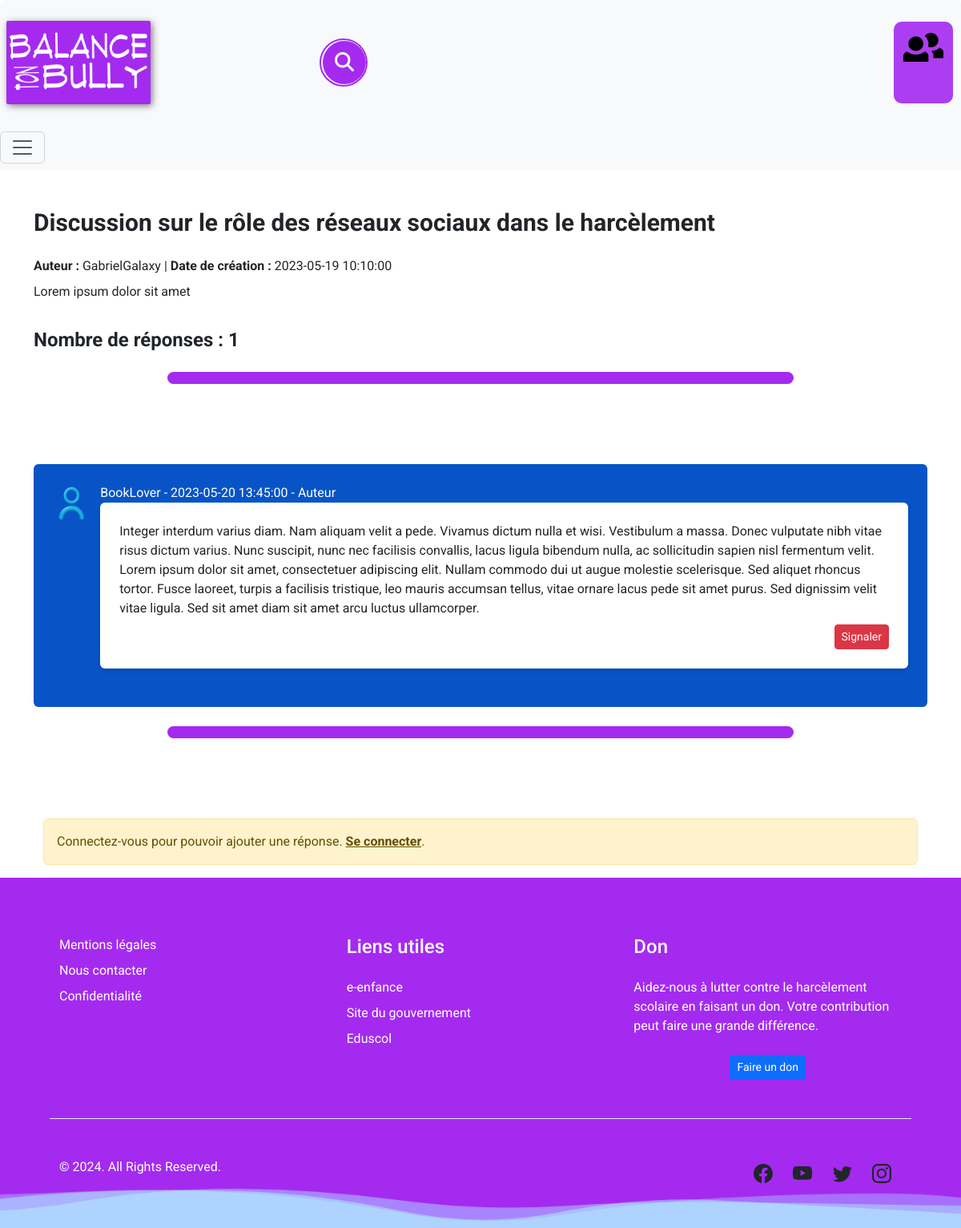
Screenshot of /pages/sujet.php?id=38 with the database file from the repository.
### tables this page shows
CREATE TABLE `sujets_forum` (
    `id` int(11) NOT NULL AUTO_INCREMENT,
    `id_utilisateur` int(11) NOT NULL,
    `titre` varchar(255) NOT NULL,
    `contenu` text NOT NULL,
    `date_creation` datetime NOT NULL,
    `date_mise_a_jour` datetime DEFAULT NULL,
    PRIMARY KEY (`id`),
    CONSTRAINT `fk_sujets_utilisateur` FOREIGN KEY (`id_utilisateur`) REFERENCES `utilisateurs` (`id`)
);

CREATE TABLE `utilisateurs` (
    `id` int(11) NOT NULL AUTO_INCREMENT,   
    `firstName` varchar(255),      
    `name` varchar(255),           
    `userName` varchar(255) NOT NULL,       
    `mail` varchar(255) NOT NULL,           
    `photo_avatar` varchar(255) DEFAULT '/Balance_ton_bully/assets/avatarProfil.png', 
    `password` varchar(255) NOT NULL,       
    `token` varchar(50) DEFAULT NULL,
    `id_role` int(11) DEFAULT 2,             
    est_supprime BOOLEAN DEFAULT FALSE,
    PRIMARY KEY (`id`)                      
);

CREATE TABLE `reponses_forum` (
    `id_reponse` int(11) NOT NULL AUTO_INCREMENT,
    `id_sujet` int(11) NOT NULL,
    `id_utilisateur` int(11) NOT NULL,
    `contenu` text NOT NULL,
    `date_creation` datetime NOT NULL,
    PRIMARY KEY (`id_reponse`),
    CONSTRAINT `fk_reponses_sujets` FOREIGN KEY (`id_sujet`) REFERENCES `sujets_forum` (`id`),
    CONSTRAINT `fk_reponses_utilisateur` FOREIGN KEY (`id_utilisateur`) REFERENCES `utilisateurs` (`id`)
);

### pages/sujet.php (the view, shortened to what this page needs)
<?php
try {
    $dbh = dbConnexion();
    $elementsParPage = 8;
    $page = isset($_GET['page']) ? intval($_GET['page']) : 1;
    $offset = ($page - 1) * $elementsParPage;
    if(isset($_GET['id']) && is_numeric($_GET['id'])) {
        $idSujet = $_GET['id'];
        $sql = "SELECT sujets_forum.*, utilisateurs.userName AS nom_auteur
                FROM sujets_forum
                LEFT JOIN utilisateurs ON sujets_forum.id_utilisateur = utilisateurs.id
                WHERE  sujets_forum.id = :id";
        $stmt = $dbh->prepare($sql);
        $stmt->bindParam(':id', $idSujet, PDO::PARAM_INT);
        $stmt->execute();
        if ($stmt->rowCount() > 0) {
            $row = $stmt->fetch(PDO::FETCH_ASSOC);
            $sqlCount = "SELECT COUNT(*) AS total FROM reponses_forum WHERE id_sujet = :id";
            $stmtCount = $dbh->prepare($sqlCount);
            $stmtCount->bindParam(':id', $idSujet, PDO::PARAM_INT);
            $stmtCount->execute();
            $totalReponses = $stmtCount->fetch(PDO::FETCH_ASSOC)['total'];
            ?>
            <!DOCTYPE html>
            <html lang="fr">
            <head>
                <link href="https://cdn.jsdelivr.net/npm/tailwindcss@2.2.19/dist/tailwind.min.css" rel="stylesheet">
                <link rel="stylesheet" href="../../css/style.css">
            </head>
            <?php include('../includes/headerNav.php')?>
            <body>
            <div class="container mt-5 mx-auto max-w-6xl">
                <h1 class="text-3xl font-bold mb-4"><?= $row['titre'] ?></h1>
                <p class="mb-2"><strong>Auteur :</strong> <?= $row['nom_auteur'] ?> | <strong>Date de création :</strong> <?= $row['date_creation'] ?></p>
                <p class="mb-8"><?= $row['contenu'] ?></p>
                <?php echo '<h2 class="text-2xl font-bold mb-4">Nombre de réponses : ' . $totalReponses . '</h2>';?>
                <div class="transition"></div>
                <?php
                echo '<div style="background-color: #0854C7;" class="p-4 rounded-md mb-4">';
                $sqlReponses = "SELECT reponses_forum.*, utilisateurs.userName AS nom_auteur_reponse, utilisateurs.photo_avatar
                                FROM reponses_forum
                                LEFT JOIN utilisateurs ON reponses_forum.id_utilisateur = utilisateurs.id
                                WHERE id_sujet = :id
                                ORDER BY reponses_forum.date_creation ASC
                                LIMIT :offset, :elementsParPage";
                $stmtReponses = $dbh->prepare($sqlReponses);
                $stmtReponses->bindParam(':id', $idSujet, PDO::PARAM_INT);
                $stmtReponses->bindParam(':offset', $offset, PDO::PARAM_INT);
                $stmtReponses->bindParam(':elementsParPage', $elementsParPage, PDO::PARAM_INT);
                $stmtReponses->execute();
                if ($stmtReponses->rowCount() > 0) {
                    $reponses = $stmtReponses->fetchAll(PDO::FETCH_ASSOC);
                    foreach($reponses as $rowReponse) {
                        $estAuteur = isset($_SESSION['nickName']) && $_SESSION['nickName'] === $rowReponse['nom_auteur_reponse'];
                        echo '<div class="response-item d-flex mb-4">';
                        echo '<div class="avatar-container mr-3">';
                        echo '<img src="' . $rowReponse['photo_avatar'] . '" alt="Avatar" style="width: 50px; height: 50px; border-radius: 50%;">';
                        echo '</div>';
                        echo '<div class="w-full"> ';
                        echo '<div class="d-flex">';
                        echo '<div class="auteur-info text-white">';
                        if ($rowReponse['id_sujet'] === $row['id']) {
                            echo $rowReponse['nom_auteur_reponse'] . ' - ' . $rowReponse['date_creation'] . ' - Auteur ';
                        } else {
                            echo $rowReponse['nom_auteur_reponse'] . ' - ' . $rowReponse['date_creation'];
                        }
                        echo '</div>';
                        echo '</div>';
                        echo '<div class="bg-white shadow-md rounded-md p-4">';
                        echo '<p class="mb-2">' . $rowReponse['contenu'] . '</p>';
                        echo '<div class="flex justify-end">';
                        if (!$estAuteur) {
                            echo '<button onclick="signalerReponse(' . $rowReponse['id_reponse'] . ')" class="btn btn-danger btn-sm">Signaler</button>';
                        }
                        echo '</div>';
                        echo '</div>';
                        echo '</div>';
                        echo '</div>';
                    }
                } else {
                    echo "<p class='text-gray-500'>Aucune réponse trouvée pour ce sujet.</p>";
                }
                echo '</div>';
                ?>
                <div class="transition"></div>
                <?php if (isset($_SESSION['nickName'])) : ?>
                    <div class="mt-5">
                        <h2 class="text-2xl font-bold mb-4">Ajouter une réponse</h2>
                        <form action="../pages/ajouterReponse.php" method="post">
                            <div class="form-group">
                                <label for="contenuReponse">Contenu de la réponse :</label>
                                <textarea class="form-control" id="contenuReponse" name="contenuReponse" rows="4" required></textarea>
                            </div>
                            <input type="hidden" name="idSujet" value="<?= $idSujet ?>">
                            <button type="submit" class="btn btn-primary mt-3">Envoyer</button>
                        </form>
                    </div>
                <?php else : ?>
                    <div class="container mt-5">
                        <div class="alert alert-warning" role="alert">
                            Connectez-vous pour pouvoir ajouter une réponse. <a href="../php/connexion.php" class="alert-link">Se connecter</a>.
                        </div>
                    </div>
                <?php endif; ?>
            </div>
            <?php include('../includes/footer.php') ?>
            </body>
            </html>
            <?php
        } else {
            echo "<p class='text-gray-500'>Aucun sujet trouvé avec cet identifiant.</p>";
        }
    } else {
        echo "<p class='text-gray-500'>Identifiant de sujet invalide.</p>";
    }
}catch (PDOException $e) {
    echo "Erreur de connexion à la base de données : " . $e->getMessage();
}
?>

### css/style.css (style rules this page uses)
* { font-family: "Roboto"; margin: 0; box-sizing: border-box; padding: 0; }
body, html { height: 100%; }
.transition { display: flex; justify-content: center; align-items: center; height: 15px; margin-left: 15%; margin-right: 15%; background: #A42AF0; border-radius: 13px; margin-bottom: 100px; }

### rows the page displays
sujets_forum: titre "Discussion sur le rôle des réseaux sociaux dans le harcèlement", id_utilisateur.userName "GabrielGalaxy", date_creation "2023-05-19 10:10:00", contenu "Lorem ipsum dolor sit amet"
reponses_forum: id_utilisateur.photo_avatar (picture), id_utilisateur.userName "BookLover", date_creation "2023-05-20 13:45:00", contenu "Integer interdum varius diam. Nam aliquam velit a pede. Vivamus dictum nulla et wisi. Vestibulum a massa. Donec vulputate nibh vitae risus dictum varius. Nunc suscipit, nunc nec facilisis convallis, lacus ligula bibendum nulla, ac sollicitudin sapien nisl fermentum velit. Lorem ipsum dolor sit amet, consectetuer adipiscing elit. Nullam commodo dui ut augue molestie scelerisque. Sed aliquet rhoncus tortor. Fusce laoreet, turpis a facilisis tristique, leo mauris accumsan tellus, vitae ornare lacus pede sit amet purus. Sed dignissim velit vitae ligula. Sed sit amet diam sit amet arcu luctus ullamcorper."

### other values shown
$totalReponses "1"
